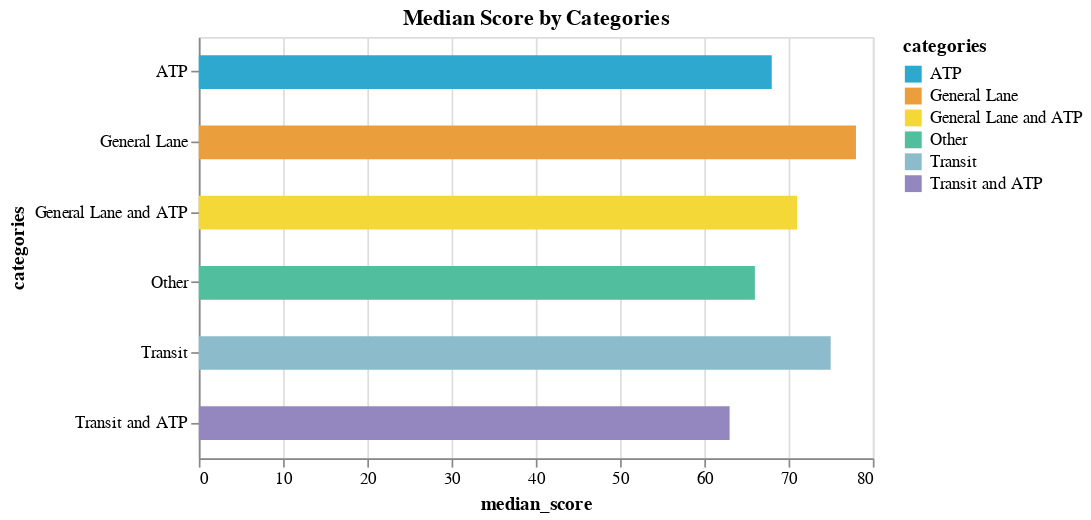
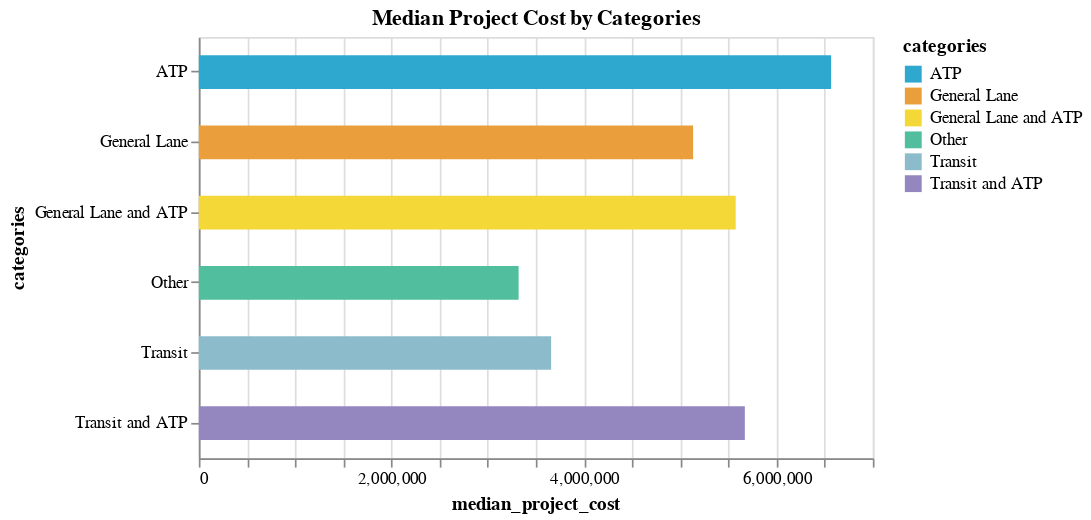
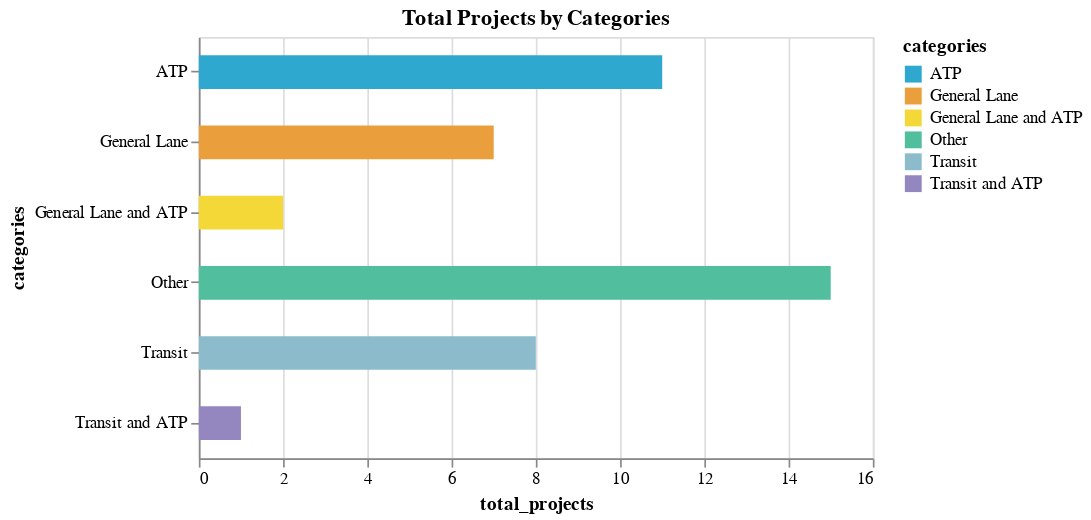

Notebook code cell kept with these figures, in order:
### Markdown cell above
* We have a couple of other columns left that still need to be visualized. 
* This is the perfect case for using a for loop, since all we want to do is replace the column above with the two remaining columns. 
* Try this below! 
    * You'll have to create a `list` that contains the rest of the columns.
    * You'll have to wrap the function with `display()` to get your results.

### Code cell
agg_list = ['median_score', 'median_project_cost', 'total_projects']
for col in agg_list:
    visual = create_chart(df = agg1,  
             column = col)
    display(visual)

### Figure 1 — Vega-Lite specification as saved in the notebook (floating-point values rounded to 4 significant figures)
{"config": {"view": {"continuousWidth": 300, "continuousHeight": 300}}, "data": {"name": "data-a4e6a66201bef15f5bc4fc090f801e27"}, "mark": {"type": "bar", "size": 20}, "encoding": {"color": {"field": "categories", "scale": {"range": ["#2EA8CE", "#EB9F3C", "#F4D837", "#51BF9D", "#8CBCCB", "#9487C0"]}, "type": "nominal"}, "tooltip": [{"field": "categories", "type": "nominal"}, {"field": "median_score", "type": "quantitative"}, {"field": "median_project_cost", "type": "quantitative"}, {"field": "total_projects", "type": "quantitative"}], "x": {"field": "median_score", "type": "quantitative"}, "y": {"field": "categories", "type": "nominal"}}, "height": 250, "title": "Median Score by Categories", "width": 400, "$schema": "https://vega.github.io/schema/vega-lite/v5.14.1.json", "datasets": {"data-a4e6a66201bef15f5bc4fc090f801e27": [{"categories": "ATP", "median_score": 68.0, "median_project_cost": 6567000.0, "total_projects": 11}, {"categories": "General Lane", "median_score": 78.0, "median_project_cost": 5133000.0, "total_projects": 7}, {"categories": "General Lane and ATP", "median_score": 71.0, "median_project_cost": 5576000.0, "total_projects": 2}, {"categories": "Other", "median_score": 66.0, "median_project_cost": 3321000.0, "total_projects": 15}, {"categories": "Transit", "median_score": 75.0, "median_project_cost": 3659000.0, "total_projects": 8}, {"categories": "Transit and ATP", "median_score": 63.0, "median_project_cost": 5671000.0, "total_projects": 1}]}}

### Figure 2 — Vega-Lite specification as saved in the notebook (floating-point values rounded to 4 significant figures)
{"config": {"view": {"continuousWidth": 300, "continuousHeight": 300}}, "data": {"name": "data-a4e6a66201bef15f5bc4fc090f801e27"}, "mark": {"type": "bar", "size": 20}, "encoding": {"color": {"field": "categories", "scale": {"range": ["#2EA8CE", "#EB9F3C", "#F4D837", "#51BF9D", "#8CBCCB", "#9487C0"]}, "type": "nominal"}, "tooltip": [{"field": "categories", "type": "nominal"}, {"field": "median_score", "type": "quantitative"}, {"field": "median_project_cost", "type": "quantitative"}, {"field": "total_projects", "type": "quantitative"}], "x": {"field": "median_project_cost", "type": "quantitative"}, "y": {"field": "categories", "type": "nominal"}}, "height": 250, "title": "Median Project Cost by Categories", "width": 400, "$schema": "https://vega.github.io/schema/vega-lite/v5.14.1.json", "datasets": {"data-a4e6a66201bef15f5bc4fc090f801e27": [{"categories": "ATP", "median_score": 68.0, "median_project_cost": 6567000.0, "total_projects": 11}, {"categories": "General Lane", "median_score": 78.0, "median_project_cost": 5133000.0, "total_projects": 7}, {"categories": "General Lane and ATP", "median_score": 71.0, "median_project_cost": 5576000.0, "total_projects": 2}, {"categories": "Other", "median_score": 66.0, "median_project_cost": 3321000.0, "total_projects": 15}, {"categories": "Transit", "median_score": 75.0, "median_project_cost": 3659000.0, "total_projects": 8}, {"categories": "Transit and ATP", "median_score": 63.0, "median_project_cost": 5671000.0, "total_projects": 1}]}}

### Figure 3 — Vega-Lite specification as saved in the notebook (floating-point values rounded to 4 significant figures)
{"config": {"view": {"continuousWidth": 300, "continuousHeight": 300}}, "data": {"name": "data-a4e6a66201bef15f5bc4fc090f801e27"}, "mark": {"type": "bar", "size": 20}, "encoding": {"color": {"field": "categories", "scale": {"range": ["#2EA8CE", "#EB9F3C", "#F4D837", "#51BF9D", "#8CBCCB", "#9487C0"]}, "type": "nominal"}, "tooltip": [{"field": "categories", "type": "nominal"}, {"field": "median_score", "type": "quantitative"}, {"field": "median_project_cost", "type": "quantitative"}, {"field": "total_projects", "type": "quantitative"}], "x": {"field": "total_projects", "type": "quantitative"}, "y": {"field": "categories", "type": "nominal"}}, "height": 250, "title": "Total Projects by Categories", "width": 400, "$schema": "https://vega.github.io/schema/vega-lite/v5.14.1.json", "datasets": {"data-a4e6a66201bef15f5bc4fc090f801e27": [{"categories": "ATP", "median_score": 68.0, "median_project_cost": 6567000.0, "total_projects": 11}, {"categories": "General Lane", "median_score": 78.0, "median_project_cost": 5133000.0, "total_projects": 7}, {"categories": "General Lane and ATP", "median_score": 71.0, "median_project_cost": 5576000.0, "total_projects": 2}, {"categories": "Other", "median_score": 66.0, "median_project_cost": 3321000.0, "total_projects": 15}, {"categories": "Transit", "median_score": 75.0, "median_project_cost": 3659000.0, "total_projects": 8}, {"categories": "Transit and ATP", "median_score": 63.0, "median_project_cost": 5671000.0, "total_projects": 1}]}}
